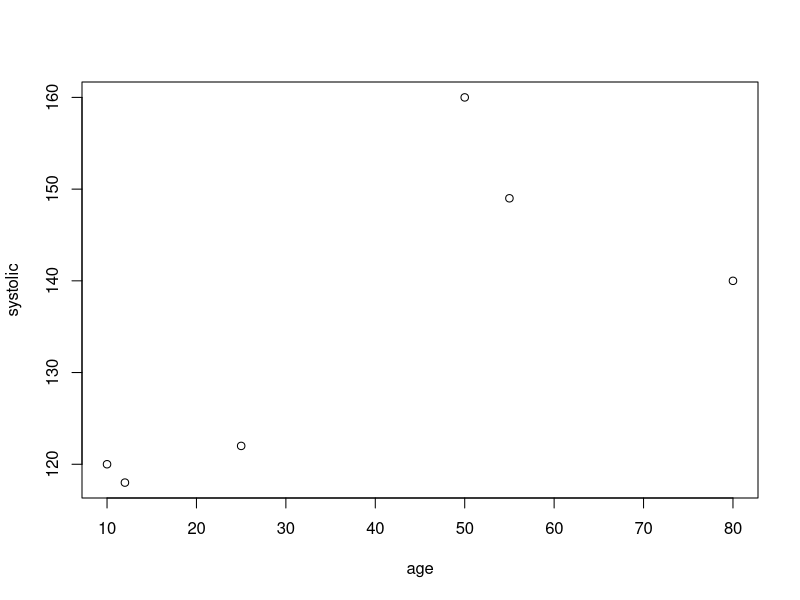
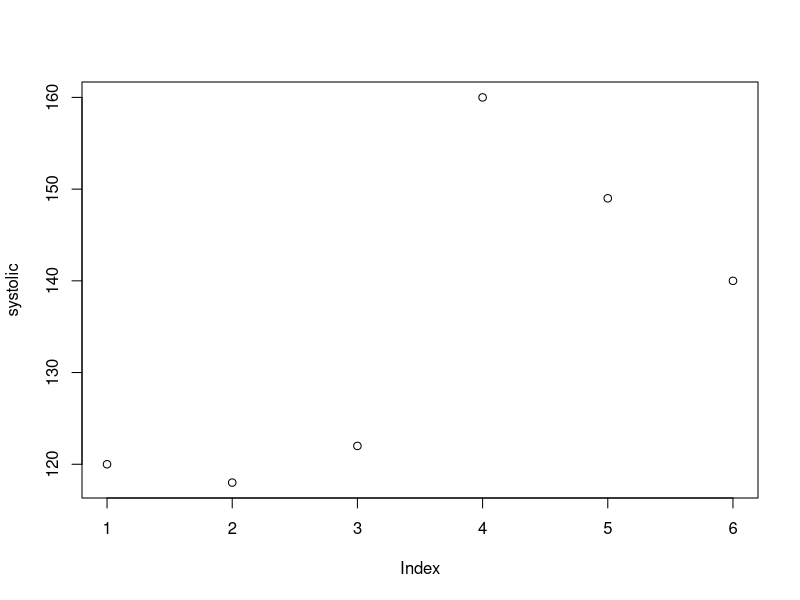
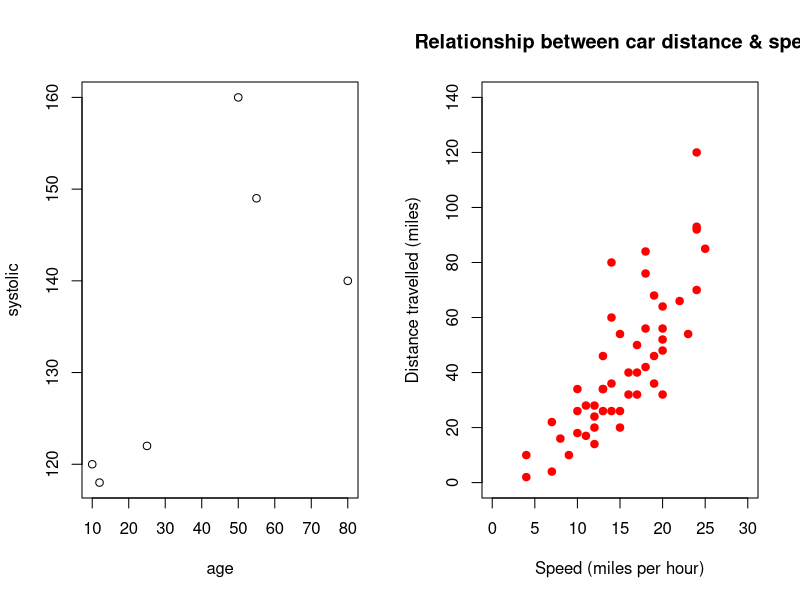
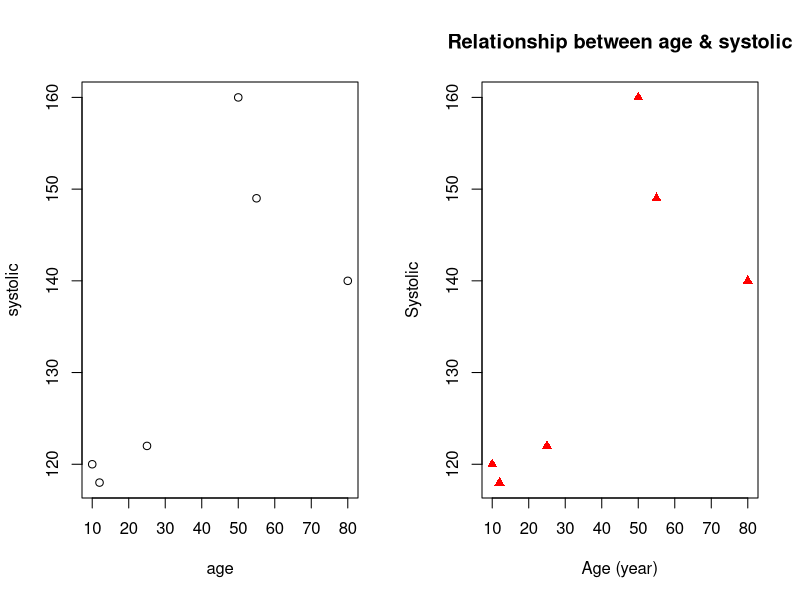

Write R code to recreate these figures, in order.
age <- c(10, 12, 25, 50, 55, 80)
systolic <- c(120, 118, 122, 160, 149, 140)
## get information
age # just type in the name to get information
head(age) ## quick check for the first 6 elements/rows from data
length(age) ## length of a vector
summary(age)

is.numeric(age) # is it numeric or not? is.character(), is.na(), is.logical()...
is.list(age)
is.vector(age) # Is it a vector or not?
class(age)

age[c(5,2:7)] 
age[5]


dosageWeek1 <- c(2, 8, 9, 13, 25) 
dosageWeek2 <- c(1, 7, 6, 12, 23) 
dosage <- dosageWeek1 / dosageWeek2 
dosage 
summary(dosage) 

names <- c("Raymond", "Lori", "Mary", "Andrew")

id1 <- as.character(1:4)
id2 <- paste(5:8) 
paste("X", 5:8, collapse = "_") 
paste("X", 5:8, sep = "_") 
id <- c(id1, id2) 

dosage <- c("0-9g/day", "10-19", "20-29", "30+", "0-9g/day", "10-19", "20-29", "30+", "0-9g/day") 
summary(dosage) 
table(dosage)

condition <- c(FALSE, TRUE)
is.logical(condition)
typeof(condition)
x <- c(6, 3, 8, 10) 
y <- 6:9 
x == y # check if x equals to y through comparing each element 
age <- c(10, 12, 25, 50, 55, 80)
age[c(FALSE,TRUE,TRUE,TRUE,TRUE,TRUE)]

age[c(FALSE,TRUE,TRUE)] 
age[c(FALSE,TRUE,TRUE,FALSE,TRUE,TRUE)] 

age <- c(10, 12, 25, 50, 55, 80)
systolic <- c(120, 118, 122, 160, 149, 140)
age[systolic== 118]

cancer <- c(0, 1, 0, 1, 1) 
can.fac <- as.factor(cancer) 
lvls <- c("0", "1")
lvls[c(1, 2, 1, 2, 2)]


?esoph
help(esoph)
head(esoph)
tail(esoph)
x <- esoph$agegp
head(x)
is.ordered(esoph$agegp) 
is.factor(esoph$agegp) 

x <- c(1, 2, "Tom", FALSE) ## atomic
age <- c(26, 23, 38, 40) 
mtrx <- matrix(age, nrow = 2, ncol = 3)
mtrx[2, 2]
mtrx[, 2]

class(mtrx)
as.matrix(x)

names <- c("Raymond", "Lori", "Mary", "Andrew") 
heightInInches <- c(67, 62, 60.01, 68) 
isFemale <- c(FALSE, TRUE, TRUE, FALSE) 

baliseList <- list(names, heightInInches, isFemale)
baliseList[[1]]
baliseList[1]

baliseNamedList <- list(names = names, 
                        height = heightInInches, 
                        isFemale = isFemale) 
as.data.frame(baliseNamedList)

class(baliseNamedList)

age <- c(10, 12, 25, 50, 55, 80)
systolic <- c(120, 118, 122, 160, 149, 140)

plot(age, systolic)
plot(systolic)

methods(plot)
par(mfrow = c(1, 2))
plot(age, systolic)

plot(cars$dist~cars$speed,
     xlim = c(0, 30),
     ylim = c(0, 140),
   #  xaxs = "i",
   #  yaxs = "i",
     main = "Relationship between car distance & speed",
     xlab = "Speed (miles per hour)",
     ylab = "Distance travelled (miles)",
     col = "red",
     pch = 19)

age <- c(10, 12, 25, 50, 55, 80)
systolic <- c(120, 118, 122, 160, 149, 140)

par(mfrow = c(1, 2))
plot(age, systolic)
plot(systolic~age,
    # xlim = c(10, 80),
    # ylim = c(100, 170),
     #  xaxs = "i",
     #  yaxs = "i",
     main = "Relationship between age & systolic",
     xlab = "Age (year)",
     ylab = "Systolic",
     col = "red",
     pch = 17)
range(age)
